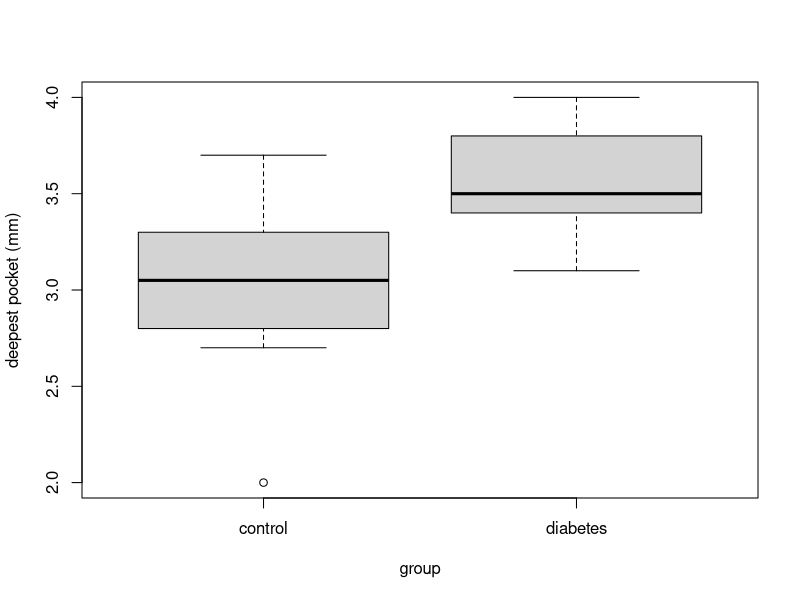
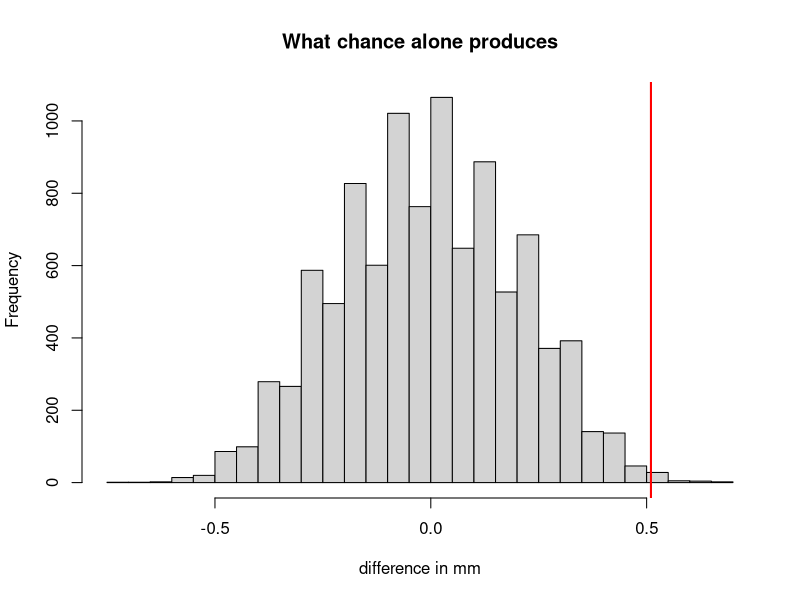
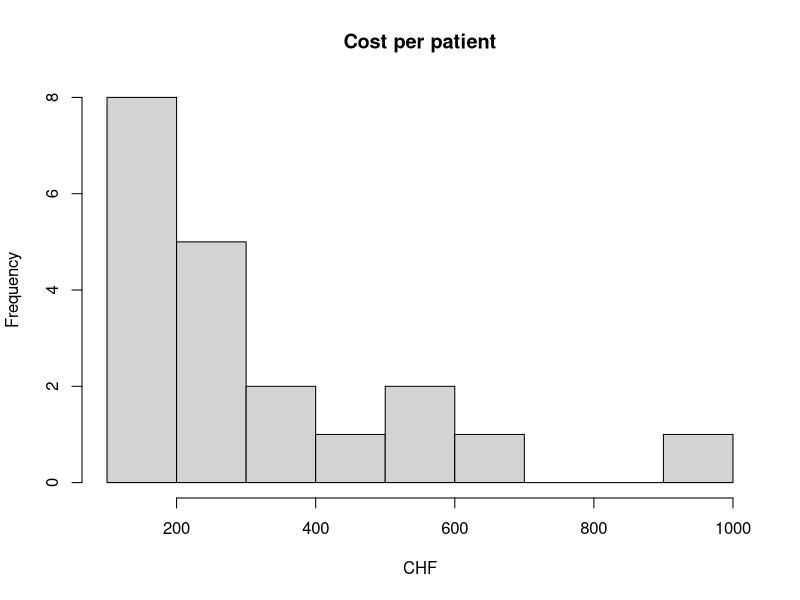
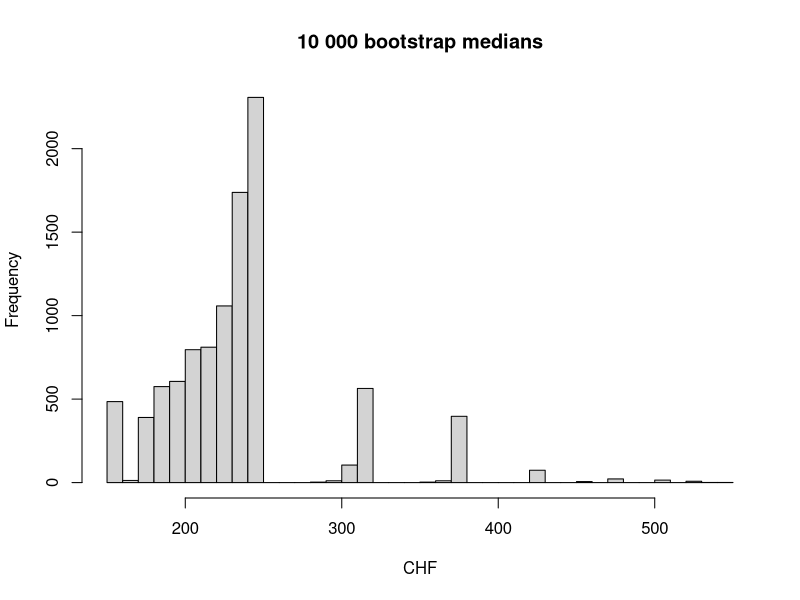
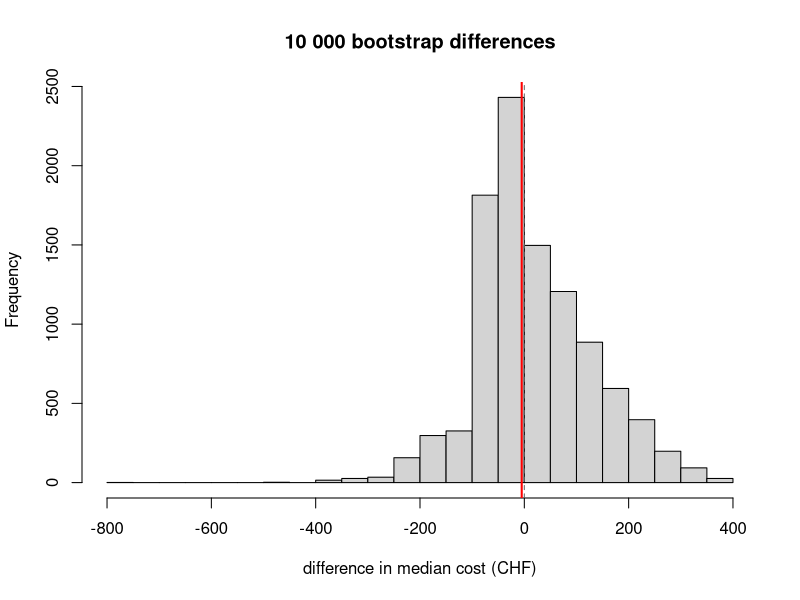
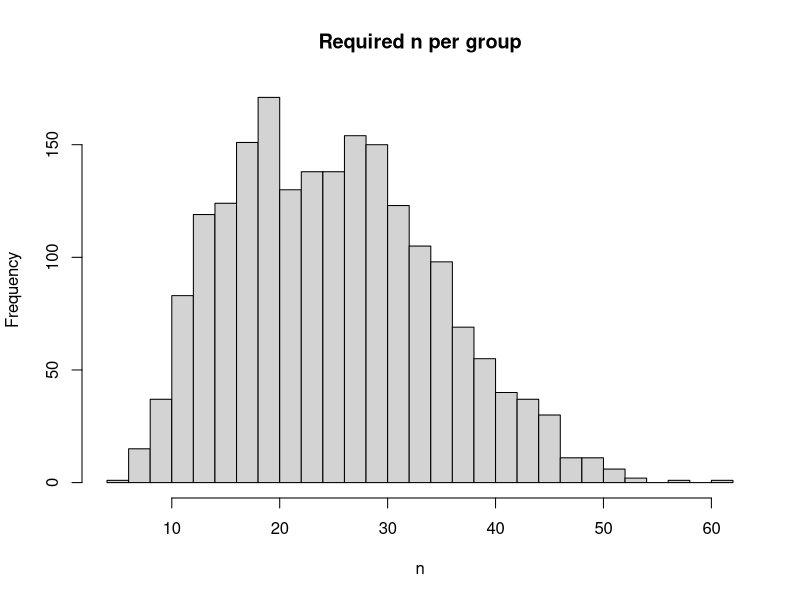

These charts were generated, in order, by the following R code:
# ==================================================================
#  Day 3 - Resampling: hands-on
#  Base R only. Nothing to download.
#  Put the cursor on a line and press Ctrl+Enter (Mac: Cmd+Enter).
# ==================================================================


# ---- 0. Make the data --------------------------------------------
#  Just run this block. It invents 20 patients so that we have
#  something to work with. How it works is a topic for another day.

set.seed(2026)

group <- rep(c("diabetes", "control"), each = 10)
true_depth <- c(rnorm(10, mean = 3.4, sd = 0.35),   # 10 with diabetes
                rnorm(10, mean = 2.8, sd = 0.35))   # 10 without

site1 <- round(true_depth + rnorm(20, 0, 0.30), 1)  # four sites around
site2 <- round(true_depth + rnorm(20, 0, 0.30), 1)  # one tooth,
site3 <- round(true_depth + rnorm(20, 0, 0.30), 1)  # probing depth in mm
site4 <- round(true_depth + rnorm(20, 0, 0.30), 1)

cost <- round(rlnorm(20, log(280), 0.55), -1)       # in CHF

d <- data.frame(patient = 1:20, group, site1, site2, site3, site4, cost)


# ---- 1. Look at it -----------------------------------------------

d                 # 20 rows: small enough to print the whole table
View(d)           # or open it as a spreadsheet - capital V

table(d$group)    # 10 patients in each group

# View() is a viewer, not an editor. You change data in the script,
# never in that window.


# ---- 2. One number per patient -----------------------------------
# The deepest of the four sites is what decides the treatment.

d$depth <- pmax(d$site1, d$site2, d$site3, d$site4)

d                 # a new column on the right - check a row by eye

a <- d$depth[d$group == "diabetes"]     # the 10 diabetic patients
b <- d$depth[d$group == "control"]      # the 10 others

mean(a)                # 3.54
mean(b)                # 3.03
mean(a) - mean(b)      # 0.51 mm deeper

boxplot(depth ~ group, data = d, ylab = "deepest pocket (mm)")


# ---- 3. Permutation test -----------------------------------------
# Question: could chance alone produce a gap of 0.51 mm?

obs  <- mean(a) - mean(b)     # the number we have to judge
pool <- c(a, b)               # all 20 patients, labels thrown away

# One shuffle: pick 10 of the 20 at random, call them "diabetes",
# and see what difference comes out.
i <- sample(20, 10)
mean(pool[i]) - mean(pool[-i])       # pool[-i] means "all the others"

# Now do that 10 000 times and keep every answer.
diffs <- replicate(10000, {
  i <- sample(20, 10)
  mean(pool[i]) - mean(pool[-i])
})

hist(diffs, breaks = 40, xlab = "difference in mm",
     main = "What chance alone produces")
abline(v = obs, col = "red", lwd = 2)

mean(abs(diffs) >= abs(obs))     # the p-value  ->  0.008

# The classical test, for comparison:
t.test(depth ~ group, data = d)  # p = 0.012
# It prints -0.51 because R puts "control" first. Same difference.


# ---- 4. Bootstrap -------------------------------------------------
# Question: the median cost is 235 CHF - how precise is that?

hist(d$cost, breaks = 12, xlab = "CHF", main = "Cost per patient")
mean(d$cost)          # 316  - dragged up by a few expensive patients
median(d$cost)        # 235  - the typical patient

# One redraw: 20 patients drawn from our 20, with repeats allowed.
median(sample(d$cost, 20, replace = TRUE))

# Now 10 000 redraws, and the middle 95% of the answers.
meds <- replicate(10000, median(sample(d$cost, 20, replace = TRUE)))

quantile(meds, c(0.025, 0.975))      # 160 to 380 CHF

hist(meds, breaks = 40, xlab = "CHF", main = "10 000 bootstrap medians")

# Your turn: put mean in place of median in the two lines above.
# Nothing else has to change - that is the point of the method.

# ---- 5. Bootstrap: a difference between two groups ---------------
# Question: do diabetic patients cost more than controls?
# Each group is redrawn separately and keeps its own size.
# Compare with part 3, where the labels were deliberately pooled.
 
dia <- d$cost[d$group == "diabetes"]     # 10 patients
con <- d$cost[d$group == "control"]      # 10 patients
 
median(dia)                          # 230 CHF
median(con)                          # 235 CHF
median(dia) - median(con)            # -5 CHF
 
dif <- replicate(10000, median(sample(dia, 10, TRUE)) -
                        median(sample(con, 10, TRUE)))
 
quantile(dif, c(0.025, 0.975))       # about -195 to +270 CHF
 
hist(dif, breaks = 40, xlab = "difference in median cost (CHF)",
     main = "10 000 bootstrap differences")
abline(v = median(dia) - median(con), col = "red",    lwd = 2)
abline(v = 0,                         col = "grey40", lty = 2)
 
# The interval straddles zero and is wider than the median itself.
# The pockets differed (part 3); the costs do not - and 10 patients
# per group could not have shown it either way.


# ==================================================================
#  Extra, if there is time
# ==================================================================

# How big must the real study be? delta is the difference you would
# not want to miss - your judgement, not a calculation.

# The spread we need is the spread WITHIN the groups, from all 20:
sd(a)                              # 0.28 mm in the diabetic arm
sd(b)                              # 0.48 mm in the control arm
s <- sqrt((var(a) + var(b)) / 2)   # both arms together
s                                  # 0.39 mm

power.t.test(delta = 0.3, sd = s, power = 0.80)   # 28 patients per group

# And s itself comes from only 20 patients, so it is shaky too.
# Redraw both arms 2 000 times and recompute the sample size:
ns <- replicate(2000, {
  s2 <- sqrt((var(sample(a, 10, replace = TRUE)) +
              var(sample(b, 10, replace = TRUE))) / 2)
  power.t.test(delta = 0.3, sd = s2, power = 0.80)$n
})
quantile(ns, c(0.025, 0.975))      # 11 to 46 - plan for the top end
hist(ns, breaks = 30, xlab = "n", main = "Required n per group")


# ==================================================================
#  replace = FALSE  ->  shuffle  ->  is there a difference?
#  replace = TRUE   ->  redraw   ->  how precise is the estimate?
#
#  Change set.seed(2026) to any other number, run the script again,
#  and watch every answer move. That is sampling variation.
# ==================================================================
